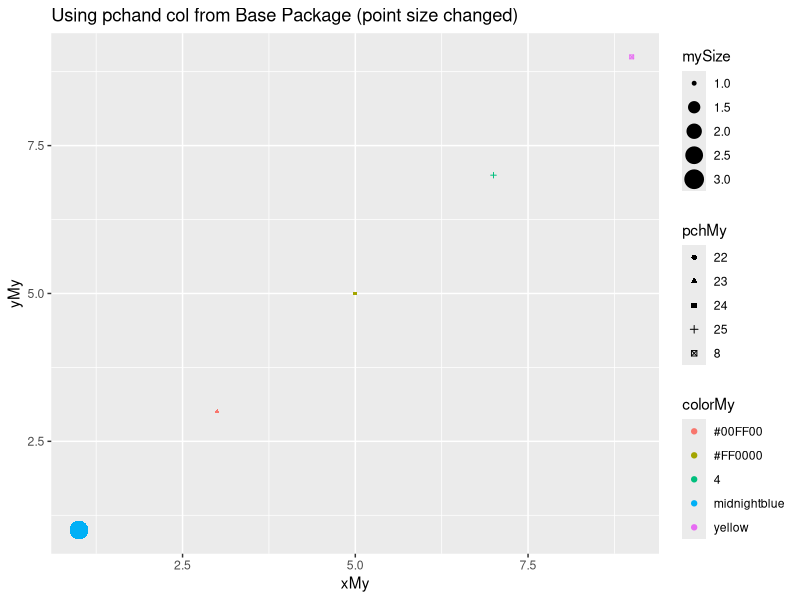
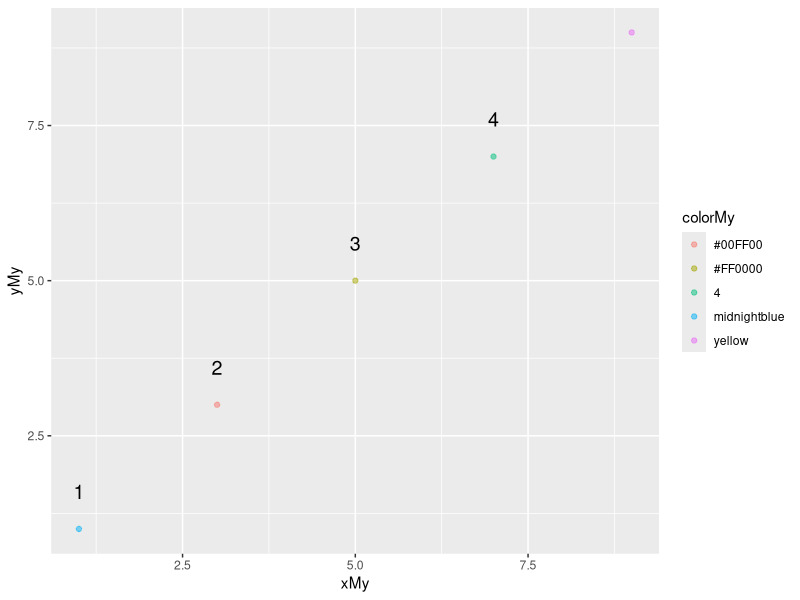
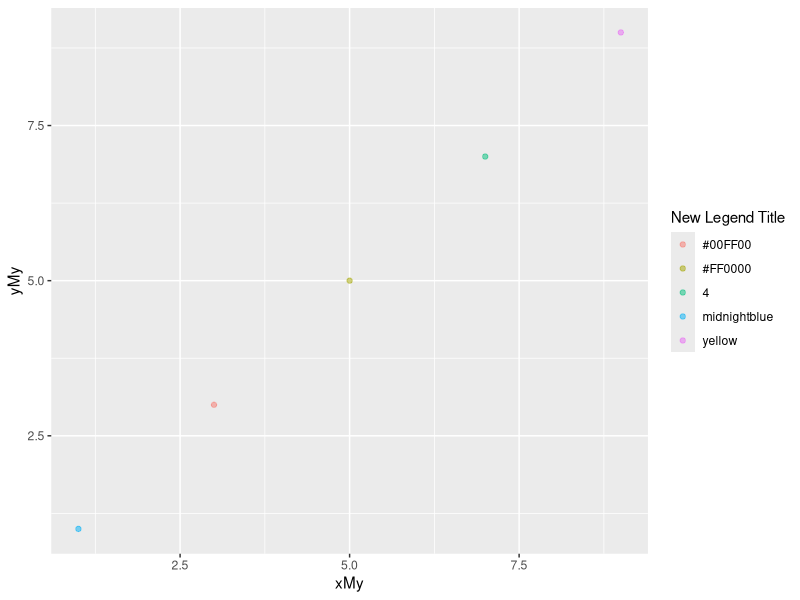
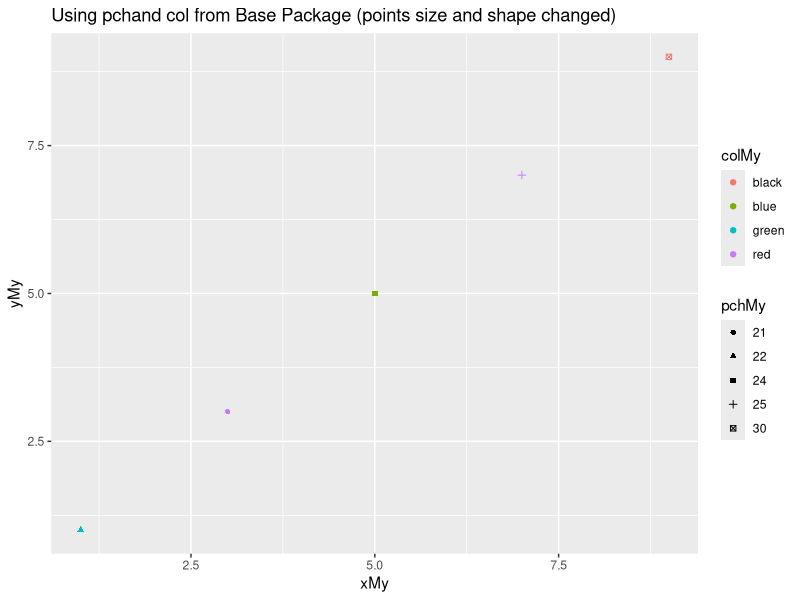
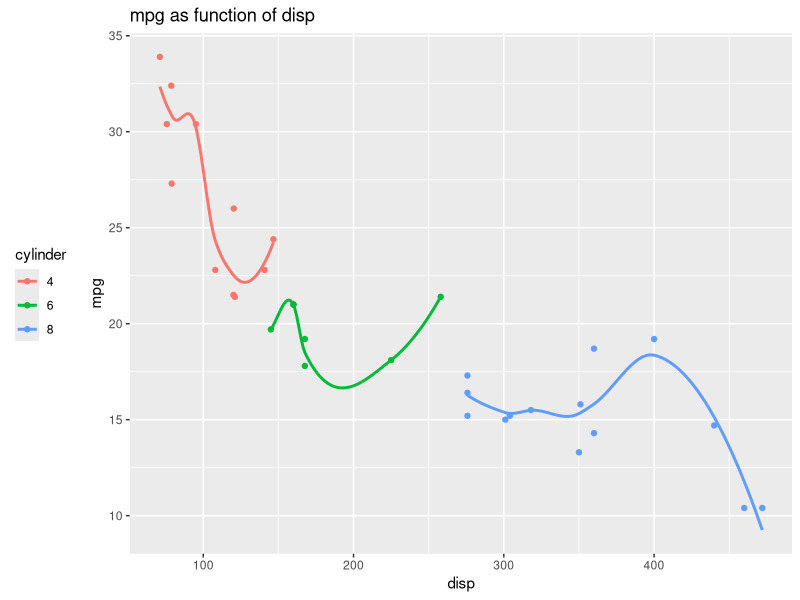

These charts were generated, in order, by the following R code:
## ---- chunk 1
knitr::opts_chunk$set(echo = TRUE)

rm(list=ls())

library("plyr")
library("dplyr")
library("tidyr")
library("lattice")
library("ggplot2")
library("tibble")
library("graphics")
## ---- chunk 2
pchMy <- c("22","23","24","25","8")
colorMy <- c("midnightblue","#00FF00", "#FF0000","4","yellow")
dfMy <- data.frame(
    xMy = c(1,3,5,7,9),
    yMy = c(1,3,5,7,9),
    colorMy = c("midnightblue","#00FF00", "#FF0000","4","yellow")
)

#manipulating size 
mySize <- c(3, 1, 1, 1, 1)
qplot(xMy, yMy, data = dfMy,
      col = colorMy,
      pch = pchMy,
      size = mySize,
      main ="Using pchand col from Base Package (point size changed)")

# lable points
# use row names as lables
ggplot(dfMy, aes(xMy, yMy)) + 
    geom_point(aes(color = colorMy), shape = 19, alpha = 0.5) +
    geom_text(aes(label = rownames(dfMy)), position = "identity", size = 5, vjust = -2)

# change legends title
ggplot(dfMy, aes(xMy, yMy)) + 
    geom_point(aes(color = colorMy), shape = 19, alpha = 0.5) + 
    guides(color=guide_legend(title="New Legend Title"))

# change point color and shape
pchMy <- c("22","21","24","25","30")
colMy <- c("green", "red", "blue", "red", "black")
qplot(xMy, yMy, data = dfMy,
      col = colMy,
      pch = pchMy,
      main ="Using pchand col from Base Package (points size and shape changed)")
## ---- chunk 3
ggplot(mtcars, aes(disp, mpg, color=as.factor(cyl))) + 
    geom_point() + 
    geom_smooth(se=FALSE) + 
    ggtitle("mpg as function of disp") + 
    guides(color = guide_legend(title = "cylinder")) + 
    theme(legend.position = "left")
